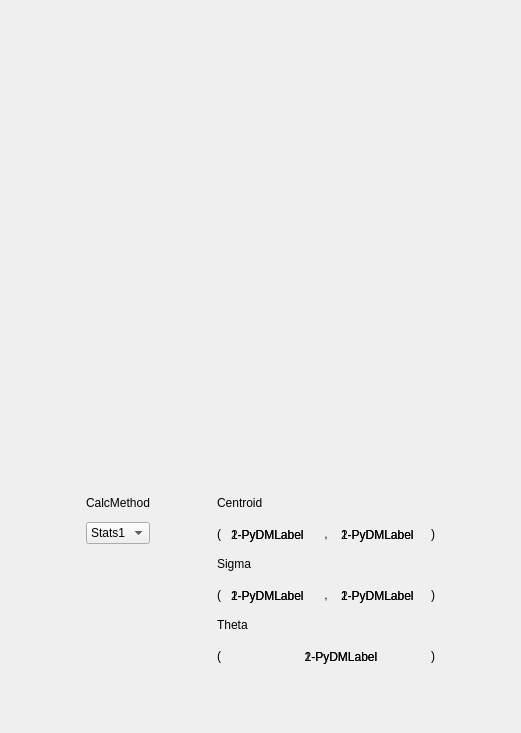
     <widget class="QWidget" name="Scrn1">
      <attribute name="title">
       <string> Scrn 1 </string>
      </attribute>
      <layout class="QVBoxLayout" name="verticalLayout_2">
       <item>
        <spacer name="verticalSpacer_2">
         <property name="orientation">
          <enum>Qt::Vertical</enum>
         </property>
         <property name="sizeHint" stdset="0">
          <size>
           <width>20</width>
           <height>40</height>
          </size>
         </property>
        </spacer>
       </item>
       <item>
        <widget class="QWidget" name="widget_Scrn1" native="true">
         <layout class="QVBoxLayout" name="verticalLayout_3">
          <property name="leftMargin">
           <number>0</number>
          </property>
          <property name="topMargin">
           <number>0</number>
          </property>
          <property name="rightMargin">
           <number>0</number>
          </property>
          <property name="bottomMargin">
           <number>0</number>
          </property>
          <item>
           <widget class="PyDMImageView" name="PyDMImageView_Scrn1">
            <property name="minimumSize">
             <size>
              <width>499</width>
              <height>390</height>
             </size>
            </property>
            <property name="maximumSize">
             <size>
              <width>499</width>
              <height>390</height>
             </size>
            </property>
            <property name="toolTip">
             <string/>
            </property>
            <property name="whatsThis">
             <string/>
            </property>
           </widget>
          </item>
          <item>
           <spacer name="verticalSpacer">
            <property name="orientation">
             <enum>Qt::Vertical</enum>
            </property>
            <property name="sizeHint" stdset="0">
             <size>
              <width>20</width>
              <height>40</height>
             </size>
            </property>
           </spacer>
          </item>
          <item>
           <widget class="QWidget" name="widget_Calculations_Scrn1" native="true">
            <layout class="QGridLayout" name="gridLayout_68">
             <property name="horizontalSpacing">
              <number>0</number>
             </property>
             <item row="2" column="5">
              <widget class="QLabel" name="label_1_11">
               <property name="styleSheet">
                <string notr="true">font: 14pt &quot;Ubuntu&quot;;</string>
               </property>
               <property name="text">
                <string>(</string>
               </property>
              </widget>
             </item>
             <item row="6" column="5" colspan="6">
              <widget class="QLabel" name="label_Theta_Scrn1">
               <property name="text">
                <string>Theta</string>
               </property>
              </widget>
             </item>
             <item row="7" column="5">
              <widget class="QLabel" name="label_1_31">
               <property name="styleSheet">
                <string notr="true">font: 14pt &quot;Ubuntu&quot;;</string>
               </property>
               <property name="text">
                <string>(</string>
               </property>
              </widget>
             </item>
             <item row="5" column="8">
              <widget class="QLabel" name="label_1_22">
               <property name="styleSheet">
                <string notr="true">font: 14pt &quot;Ubuntu&quot;;</string>
               </property>
               <property name="text">
                <string> , </string>
               </property>
              </widget>
             </item>
             <item row="2" column="8">
              <widget class="QLabel" name="label_1_12">
               <property name="styleSheet">
                <string notr="true">font: 14pt &quot;Ubuntu&quot;;</string>
               </property>
               <property name="text">
                <string> , </string>
               </property>
              </widget>
             </item>
             <item row="2" column="2">
              <widget class="PyDMEnumComboBox" name="PyDMEnumComboBox_CalcMethod_Scrn1">
               <property name="enabled">
                <bool>true</bool>
               </property>
               <property name="sizePolicy">
                <sizepolicy hsizetype="Preferred" vsizetype="Maximum">
                 <horstretch>0</horstretch>
                 <verstretch>0</verstretch>
                </sizepolicy>
               </property>
               <property name="toolTip">
                <string/>
               </property>
               <property name="whatsThis">
                <string/>
               </property>
               <item>
                <property name="text">
                 <string>Stats1</string>
                </property>
               </item>
               <item>
                <property name="text">
                 <string>Stats2</string>
                </property>
               </item>
              </widget>
             </item>
             <item row="2" column="6">
              <widget class="QFrame" name="frame_CentroidX_Scrn1">
               <property name="sizePolicy">
                <sizepolicy hsizetype="Preferred" vsizetype="Preferred">
                 <horstretch>0</horstretch>
                 <verstretch>0</verstretch>
                </sizepolicy>
               </property>
               <property name="minimumSize">
                <size>
                 <width>100</width>
                 <height>35</height>
                </size>
               </property>
               <property name="frameShape">
                <enum>QFrame::NoFrame</enum>
               </property>
               <property name="frameShadow">
                <enum>QFrame::Raised</enum>
               </property>
               <widget class="PyDMLabel" name="PyDMLabel_Stats2CentroidX_Scrn1">
                <property name="geometry">
                 <rect>
                  <x>10</x>
                  <y>10</y>
                  <width>80</width>
                  <height>18</height>
                 </rect>
                </property>
                <property name="toolTip">
                 <string/>
                </property>
                <property name="whatsThis">
                 <string/>
                </property>
                <property name="text">
                 <string>2-PyDMLabel</string>
                </property>
               </widget>
               <widget class="PyDMLabel" name="PyDMLabel_Stats1CentroidX_Scrn1">
                <property name="geometry">
                 <rect>
                  <x>10</x>
                  <y>10</y>
                  <width>80</width>
                  <height>18</height>
                 </rect>
                </property>
                <property name="toolTip">
                 <string/>
                </property>
                <property name="whatsThis">
                 <string/>
                </property>
                <property name="text">
                 <string>1-PyDMLabel</string>
                </property>
                <property name="channel">
                 <string>ca://TEST:Centroid</string>
                </property>
               </widget>
              </widget>
             </item>
             <item row="0" column="5" colspan="6">
              <widget class="QLabel" name="label_Centroid_Scrn1">
               <property name="text">
                <string>Centroid</string>
               </property>
              </widget>
             </item>
             <item row="2" column="10">
              <widget class="QLabel" name="label_1_13">
               <property name="styleSheet">
                <string notr="true">font: 14pt &quot;Ubuntu&quot;;</string>
               </property>
               <property name="text">
                <string>)</string>
               </property>
              </widget>
             </item>
             <item row="0" column="2">
              <widget class="QLabel" name="label_CalcMethod_Scrn1">
               <property name="text">
                <string>CalcMethod</string>
               </property>
              </widget>
             </item>
             <item row="5" column="10">
              <widget class="QLabel" name="label_1_23">
               <property name="styleSheet">
                <string notr="true">font: 14pt &quot;Ubuntu&quot;;</string>
               </property>
               <property name="text">
                <string>)</string>
               </property>
              </widget>
             </item>
             <item row="5" column="6">
              <widget class="QFrame" name="frame_SigmaX_Scrn1">
               <property name="minimumSize">
                <size>
                 <width>100</width>
                 <height>35</height>
                </size>
               </property>
               <property name="frameShape">
                <enum>QFrame::NoFrame</enum>
               </property>
               <property name="frameShadow">
                <enum>QFrame::Raised</enum>
               </property>
               <widget class="PyDMLabel" name="PyDMLabel_Stats2SigmaX_Scrn1">
                <property name="geometry">
                 <rect>
                  <x>10</x>
                  <y>10</y>
                  <width>80</width>
                  <height>18</height>
                 </rect>
                </property>
                <property name="toolTip">
                 <string/>
                </property>
                <property name="whatsThis">
                 <string/>
                </property>
                <property name="text">
                 <string>2-PyDMLabel</string>
                </property>
               </widget>
               <widget class="PyDMLabel" name="PyDMLabel_Stats1SigmaX_Scrn1">
                <property name="geometry">
                 <rect>
                  <x>10</x>
                  <y>10</y>
                  <width>80</width>
                  <height>18</height>
                 </rect>
                </property>
                <property name="toolTip">
                 <string/>
                </property>
                <property name="whatsThis">
                 <string/>
                </property>
                <property name="text">
                 <string>1-PyDMLabel</string>
                </property>
                <property name="channel">
                 <string>ca://TEST:Moment1</string>
                </property>
               </widget>
              </widget>
             </item>
             <item row="5" column="5">
              <widget class="QLabel" name="label_1_21">
               <property name="styleSheet">
                <string notr="true">font: 14pt &quot;Ubuntu&quot;;</string>
               </property>
               <property name="text">
                <string>(</string>
               </property>
              </widget>
             </item>
             <item row="7" column="10">
              <widget class="QLabel" name="label_1_33">
               <property name="styleSheet">
                <string notr="true">font: 14pt &quot;Ubuntu&quot;;</string>
               </property>
               <property name="text">
                <string>)</string>
               </property>
              </widget>
             </item>
             <item row="2" column="9">
              <widget class="QFrame" name="frame_CentroidY_Scrn1">
               <property name="minimumSize">
                <size>
                 <width>100</width>
                 <height>35</height>
                </size>
               </property>
               <property name="frameShape">
                <enum>QFrame::NoFrame</enum>
               </property>
               <property name="frameShadow">
                <enum>QFrame::Raised</enum>
               </property>
               <widget class="PyDMLabel" name="PyDMLabel_Stats1CentroidY_Scrn1">
                <property name="geometry">
                 <rect>
                  <x>10</x>
                  <y>10</y>
                  <width>80</width>
                  <height>18</height>
                 </rect>
                </property>
                <property name="toolTip">
                 <string/>
                </property>
                <property name="whatsThis">
                 <string/>
                </property>
                <property name="text">
                 <string>1-PyDMLabel</string>
                </property>
                <property name="channel">
                 <string>ca://TEST:Centroid</string>
                </property>
               </widget>
               <widget class="PyDMLabel" name="PyDMLabel_Stats2CentroidY_Scrn1">
                <property name="geometry">
                 <rect>
                  <x>10</x>
                  <y>10</y>
                  <width>80</width>
                  <height>18</height>
                 </rect>
                </property>
                <property name="toolTip">
                 <string/>
                </property>
                <property name="whatsThis">
                 <string/>
                </property>
                <property name="text">
                 <string>2-PyDMLabel</string>
                </property>
               </widget>
               <zorder>PyDMLabel_Stats2CentroidY_Scrn1</zorder>
               <zorder>PyDMLabel_Stats1CentroidY_Scrn1</zorder>
              </widget>
             </item>
             <item row="4" column="5" colspan="6">
              <widget class="QLabel" name="label_Sigma_Scrn1">
               <property name="text">
                <string>Sigma</string>
               </property>
              </widget>
             </item>
             <item row="5" column="9">
              <widget class="QFrame" name="frame_SigmaY_Scrn1">
               <property name="minimumSize">
                <size>
                 <width>100</width>
                 <height>35</height>
                </size>
               </property>
               <property name="frameShape">
                <enum>QFrame::NoFrame</enum>
               </property>
               <property name="frameShadow">
                <enum>QFrame::Raised</enum>
               </property>
               <widget class="PyDMLabel" name="PyDMLabel_Stats2SigmaY_Scrn1">
                <property name="geometry">
                 <rect>
                  <x>10</x>
                  <y>10</y>
                  <width>80</width>
                  <height>18</height>
                 </rect>
                </property>
                <property name="toolTip">
                 <string/>
                </property>
                <property name="whatsThis">
                 <string/>
                </property>
                <property name="text">
                 <string>2-PyDMLabel</string>
                </property>
               </widget>
               <widget class="PyDMLabel" name="PyDMLabel_Stats1SigmaY_Scrn1">
                <property name="geometry">
                 <rect>
                  <x>10</x>
                  <y>10</y>
                  <width>80</width>
                  <height>18</height>
                 </rect>
                </property>
                <property name="toolTip">
                 <string/>
                </property>
                <property name="whatsThis">
                 <string/>
                </property>
                <property name="text">
                 <string>1-PyDMLabel</string>
                </property>
                <property name="channel">
                 <string>ca://TEST:Moment2</string>
                </property>
               </widget>
              </widget>
             </item>
             <item row="7" column="6" colspan="4">
              <widget class="QFrame" name="frame_Orientation_Scrn1">
               <property name="minimumSize">
                <size>
                 <width>100</width>
                 <height>35</height>
                </size>
               </property>
               <property name="frameShape">
                <enum>QFrame::NoFrame</enum>
               </property>
               <property name="frameShadow">
                <enum>QFrame::Raised</enum>
               </property>
               <widget class="PyDMLabel" name="PyDMLabel_Stats2Orientation_Scrn1">
                <property name="geometry">
                 <rect>
                  <x>70</x>
                  <y>10</y>
                  <width>100</width>
                  <height>18</height>
                 </rect>
                </property>
                <property name="toolTip">
                 <string/>
                </property>
                <property name="whatsThis">
                 <string/>
                </property>
                <property name="text">
                 <string>2-PyDMLabel</string>
                </property>
                <property name="alignment">
                 <set>Qt::AlignCenter</set>
                </property>
               </widget>
               <widget class="PyDMLabel" name="PyDMLabel_Stats1Orientation_Scrn1">
                <property name="geometry">
                 <rect>
                  <x>70</x>
                  <y>10</y>
                  <width>100</width>
                  <height>18</height>
                 </rect>
                </property>
                <property name="toolTip">
                 <string/>
                </property>
                <property name="whatsThis">
                 <string/>
                </property>
                <property name="text">
                 <string>1-PyDMLabel</string>
                </property>
                <property name="alignment">
                 <set>Qt::AlignCenter</set>
                </property>
                <property name="channel">
                 <string>ca://TEST:Theta</string>
                </property>
               </widget>
              </widget>
             </item>
             <item row="2" column="1">
              <spacer name="horizontalSpacer_5">
               <property name="orientation">
                <enum>Qt::Horizontal</enum>
               </property>
               <property name="sizeHint" stdset="0">
                <size>
                 <width>40</width>
                 <height>20</height>
                </size>
               </property>
              </spacer>
             </item>
             <item row="2" column="3">
              <spacer name="horizontalSpacer_3">
               <property name="orientation">
                <enum>Qt::Horizontal</enum>
               </property>
               <property name="sizeHint" stdset="0">
                <size>
                 <width>40</width>
                 <height>20</height>
                </size>
               </property>
              </spacer>
             </item>
             <item row="2" column="11">
              <spacer name="horizontalSpacer_4">
               <property name="orientation">
                <enum>Qt::Horizontal</enum>
               </property>
               <property name="sizeHint" stdset="0">
                <size>
                 <width>40</width>
                 <height>20</height>
                </size>
               </property>
              </spacer>
             </item>
            </layout>
           </widget>
          </item>
         </layout>
        </widget>
       </item>
       <item>
        <spacer name="verticalSpacer_3">
         <property name="orientation">
          <enum>Qt::Vertical</enum>
         </property>
         <property name="sizeHint" stdset="0">
          <size>
           <width>20</width>
           <height>40</height>
          </size>
         </property>
        </spacer>
       </item>
      </layout>
     </widget>
